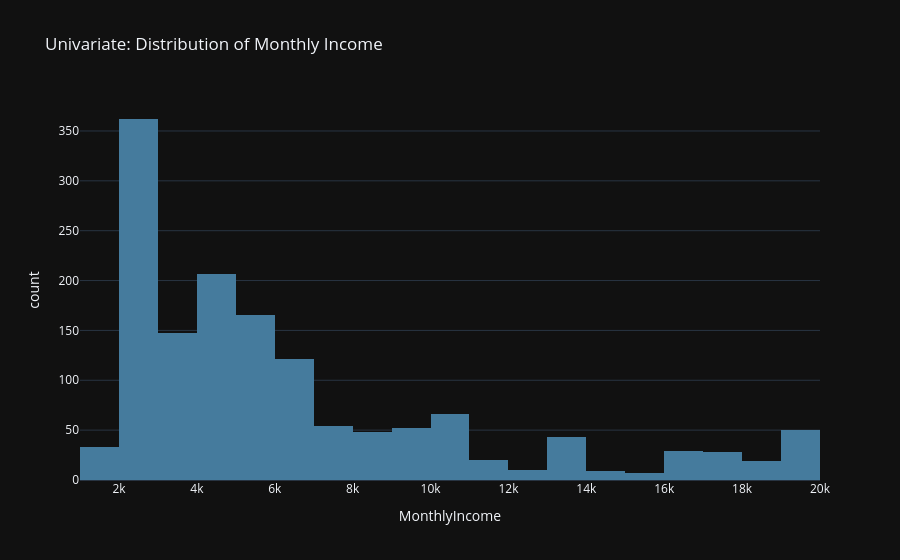

Write notebook code for a chart like this one.
### Markdown cell above
## --- ADDITIONAL UNIVARIATE ANALYSIS ---

### Code cell
# Q1: What is the distribution of Monthly Income among employees?
# Create a histogram using Plotly Express to visualize the spread of salaries
# 'x' is set to 'MonthlyIncome' to map the income brackets on the horizontal axis
# 'color_discrete_sequence' applies a specific hex color code to the bars for visual variety
fig_income_uni = px.histogram(df_cleaned, x='MonthlyIncome', title='Univariate: Distribution of Monthly Income', template='plotly_dark', color_discrete_sequence=['#457b9d'])
# Render and display the interactive income histogram
fig_income_uni.show()

### Figure 1 — Plotly figure (JSON) as saved in the notebook; plotly's stock layout.template omitted (floating-point values rounded to 4 significant figures; data arrays with more than 128 entries replaced by an {"elided": "..."} marker saying what was removed)
{"data": [{"bingroup": "x", "hovertemplate": "MonthlyIncome=%{x}<br>count=%{y}<extra></extra>", "legendgroup": "", "marker": {"color": "#457b9d", "pattern": {"shape": ""}}, "name": "", "orientation": "v", "showlegend": false, "type": "histogram", "x": {"elided": "1470 int values"}, "xaxis": "x", "yaxis": "y"}], "layout": {"barmode": "relative", "legend": {"tracegroupgap": 0}, "title": {"text": "Univariate: Distribution of Monthly Income"}, "xaxis": {"anchor": "y", "domain": [0, 1], "title": {"text": "MonthlyIncome"}}, "yaxis": {"anchor": "x", "domain": [0, 1], "title": {"text": "count"}}}}
